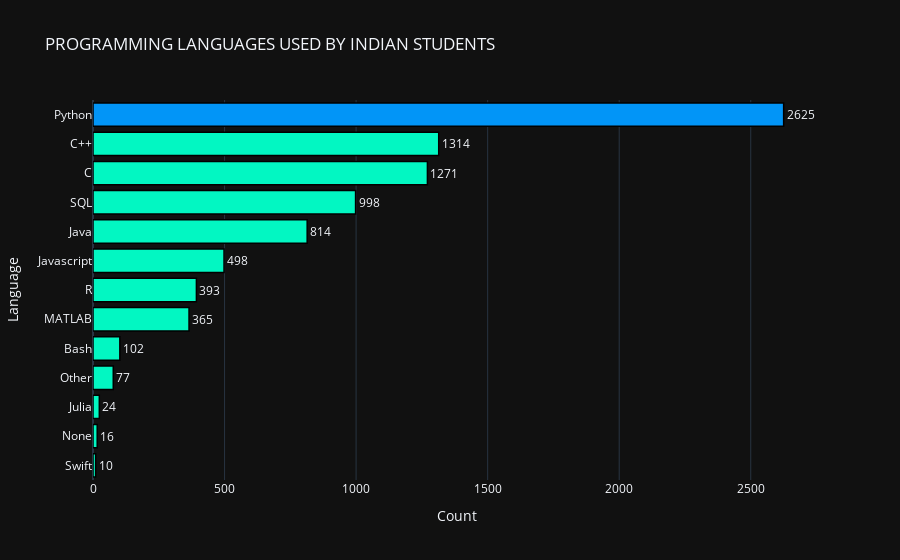

The code cell stored with this chart in its notebook:
### Code cell
Q7_values, Q7_options = (list(t) for t in zip(*sorted(zip(Q7_values, Q7_options))))
colors = ['#02f7c2']*len(Q7_values)
colors[-1] = '#0295f7'

trace1 = go.Bar(
                x = Q7_values,
                y = Q7_options,
                marker = dict(color = colors,
                              line=dict(color='rgb(0,0,0)',width=1.5)),
                text=Q7_values, textposition='outside', orientation='h')
layout = go.Layout(template= "plotly_dark",title = 'PROGRAMMING LANGUAGES USED BY INDIAN STUDENTS' , xaxis = dict(title = 'Count', automargin=True), yaxis = dict(title = 'Language'))
fig = go.Figure(data = [trace1], layout = layout)
fig.show()

### Figure 1 — Plotly figure (JSON) as saved in the notebook; plotly's stock layout.template omitted (floating-point values rounded to 4 significant figures)
{"data": [{"marker": {"color": ["#02f7c2", "#02f7c2", "#02f7c2", "#02f7c2", "#02f7c2", "#02f7c2", "#02f7c2", "#02f7c2", "#02f7c2", "#02f7c2", "#02f7c2", "#02f7c2", "#0295f7"], "line": {"color": "rgb(0,0,0)", "width": 1.5}}, "orientation": "h", "text": ["10", "16", "24", "77", "102", "365", "393", "498", "814", "998", "1271", "1314", "2625"], "textposition": "outside", "type": "bar", "x": [10, 16, 24, 77, 102, 365, 393, 498, 814, 998, 1271, 1314, 2625], "y": ["Swift", "None", "Julia", "Other", "Bash", "MATLAB", "R", "Javascript", "Java", "SQL", "C", "C++", "Python"]}], "layout": {"title": {"text": "PROGRAMMING LANGUAGES USED BY INDIAN STUDENTS"}, "xaxis": {"automargin": true, "title": {"text": "Count"}}, "yaxis": {"title": {"text": "Language"}}}}
